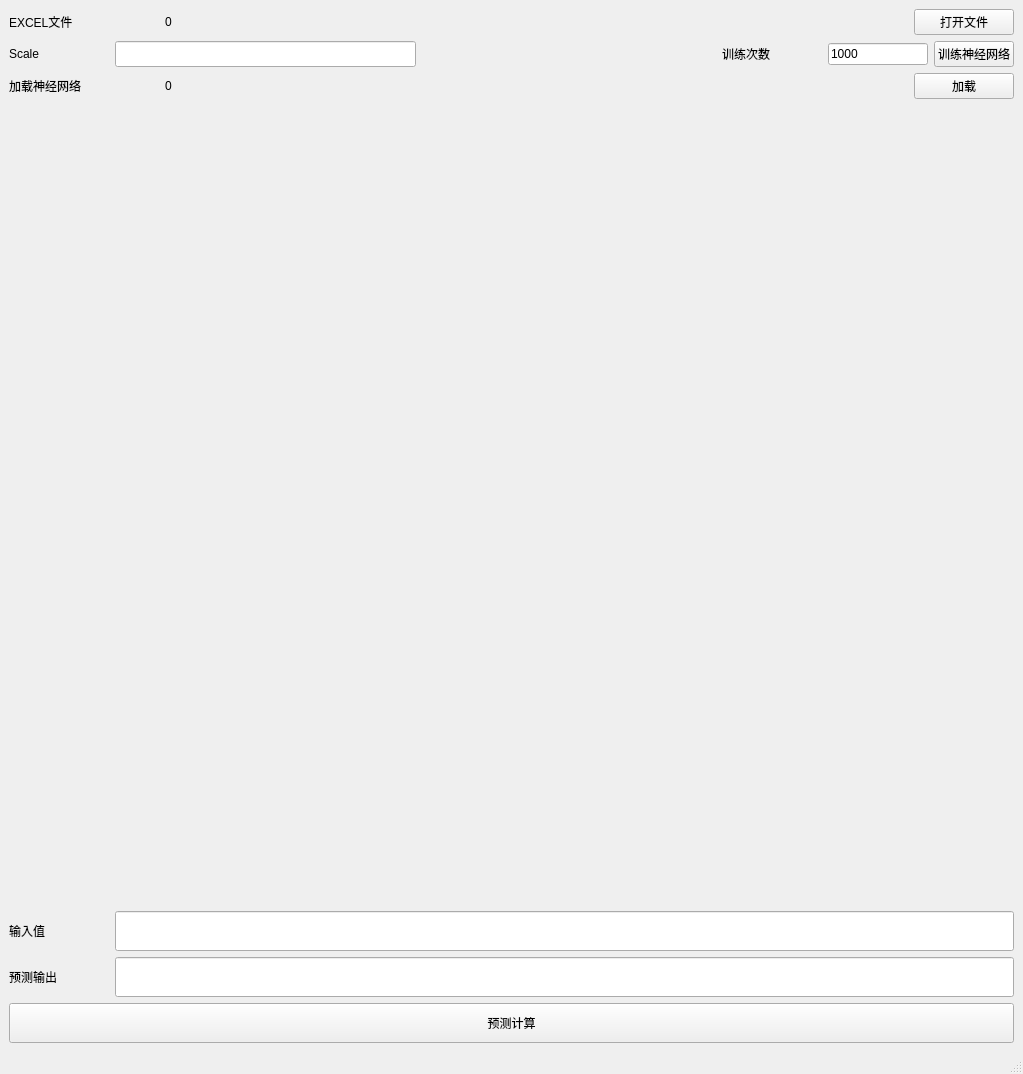
<?xml version="1.0" encoding="UTF-8"?>
<ui version="4.0">
 <class>MainWindow</class>
 <widget class="QMainWindow" name="MainWindow">
  <property name="geometry">
   <rect>
    <x>0</x>
    <y>0</y>
    <width>1023</width>
    <height>1041</height>
   </rect>
  </property>
  <property name="windowTitle">
   <string>神经网络预测器</string>
  </property>
  <property name="windowIcon">
   <iconset>
    <normaloff>../../face-recognition/dog.ico</normaloff>../../face-recognition/dog.ico</iconset>
  </property>
  <widget class="QWidget" name="centralwidget">
   <layout class="QVBoxLayout" name="verticalLayout_2">
    <item>
     <layout class="QVBoxLayout" name="verticalLayout">
      <item>
       <layout class="QHBoxLayout" name="horizontalLayout">
        <item>
         <widget class="QLabel" name="label_2">
          <property name="maximumSize">
           <size>
            <width>150</width>
            <height>16777215</height>
           </size>
          </property>
          <property name="text">
           <string>EXCEL文件</string>
          </property>
         </widget>
        </item>
        <item>
         <widget class="QLabel" name="label_curfile">
          <property name="text">
           <string>0</string>
          </property>
         </widget>
        </item>
        <item>
         <widget class="QPushButton" name="openexcel">
          <property name="maximumSize">
           <size>
            <width>100</width>
            <height>16777215</height>
           </size>
          </property>
          <property name="text">
           <string>打开文件</string>
          </property>
         </widget>
        </item>
       </layout>
      </item>
      <item>
       <layout class="QHBoxLayout" name="horizontalLayout_9">
        <item>
         <widget class="QLabel" name="label_6">
          <property name="minimumSize">
           <size>
            <width>100</width>
            <height>0</height>
           </size>
          </property>
          <property name="text">
           <string>Scale</string>
          </property>
         </widget>
        </item>
        <item>
         <widget class="QLineEdit" name="scaletxt">
          <property name="maximumSize">
           <size>
            <width>500</width>
            <height>100</height>
           </size>
          </property>
         </widget>
        </item>
        <item>
         <spacer name="horizontalSpacer">
          <property name="orientation">
           <enum>Qt::Horizontal</enum>
          </property>
          <property name="sizeHint" stdset="0">
           <size>
            <width>40</width>
            <height>20</height>
           </size>
          </property>
         </spacer>
        </item>
        <item>
         <widget class="QLabel" name="label_5">
          <property name="minimumSize">
           <size>
            <width>100</width>
            <height>0</height>
           </size>
          </property>
          <property name="maximumSize">
           <size>
            <width>150</width>
            <height>16777215</height>
           </size>
          </property>
          <property name="text">
           <string>训练次数</string>
          </property>
         </widget>
        </item>
        <item>
         <widget class="QLineEdit" name="times">
          <property name="maximumSize">
           <size>
            <width>100</width>
            <height>16777215</height>
           </size>
          </property>
          <property name="text">
           <string>1000</string>
          </property>
         </widget>
        </item>
        <item>
         <widget class="QPushButton" name="training">
          <property name="maximumSize">
           <size>
            <width>150</width>
            <height>16777215</height>
           </size>
          </property>
          <property name="text">
           <string>训练神经网络</string>
          </property>
         </widget>
        </item>
       </layout>
      </item>
      <item>
       <layout class="QHBoxLayout" name="horizontalLayout_6">
        <item>
         <layout class="QHBoxLayout" name="horizontalLayout_7">
          <item>
           <widget class="QLabel" name="label_4">
            <property name="maximumSize">
             <size>
              <width>150</width>
              <height>16777215</height>
             </size>
            </property>
            <property name="text">
             <string>加载神经网络</string>
            </property>
           </widget>
          </item>
          <item>
           <widget class="QLabel" name="label_3">
            <property name="text">
             <string>0</string>
            </property>
           </widget>
          </item>
          <item>
           <widget class="QPushButton" name="weight_button">
            <property name="maximumSize">
             <size>
              <width>100</width>
              <height>16777215</height>
             </size>
            </property>
            <property name="text">
             <string>加载</string>
            </property>
           </widget>
          </item>
         </layout>
        </item>
       </layout>
      </item>
      <item>
       <layout class="QHBoxLayout" name="horizontalLayout_2">
        <item>
         <widget class="QWidget" name="display" native="true">
          <property name="minimumSize">
           <size>
            <width>800</width>
            <height>800</height>
           </size>
          </property>
         </widget>
        </item>
       </layout>
      </item>
      <item>
       <layout class="QHBoxLayout" name="horizontalLayout_5">
        <item>
         <widget class="QLabel" name="prey_txt">
          <property name="minimumSize">
           <size>
            <width>100</width>
            <height>0</height>
           </size>
          </property>
          <property name="text">
           <string>输入值</string>
          </property>
         </widget>
        </item>
        <item>
         <widget class="QLineEdit" name="input">
          <property name="minimumSize">
           <size>
            <width>0</width>
            <height>40</height>
           </size>
          </property>
         </widget>
        </item>
       </layout>
      </item>
      <item>
       <layout class="QHBoxLayout" name="horizontalLayout_4">
        <item>
         <widget class="QLabel" name="label">
          <property name="minimumSize">
           <size>
            <width>100</width>
            <height>0</height>
           </size>
          </property>
          <property name="text">
           <string>预测输出</string>
          </property>
         </widget>
        </item>
        <item>
         <widget class="QLineEdit" name="output">
          <property name="minimumSize">
           <size>
            <width>0</width>
            <height>40</height>
           </size>
          </property>
         </widget>
        </item>
       </layout>
      </item>
      <item>
       <layout class="QVBoxLayout" name="verticalLayout_6">
        <item>
         <widget class="QPushButton" name="predict_button">
          <property name="minimumSize">
           <size>
            <width>0</width>
            <height>40</height>
           </size>
          </property>
          <property name="text">
           <string>预测计算</string>
          </property>
         </widget>
        </item>
       </layout>
      </item>
     </layout>
    </item>
   </layout>
  </widget>
  <widget class="QMenuBar" name="menubar">
   <property name="geometry">
    <rect>
     <x>0</x>
     <y>0</y>
     <width>1023</width>
     <height>22</height>
    </rect>
   </property>
  </widget>
  <widget class="QStatusBar" name="statusbar"/>
 </widget>
 <resources/>
 <connections/>
</ui>
